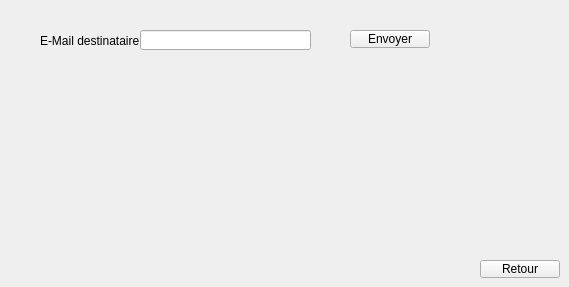
           <widget class="QWidget" name="mail_2">
            <widget class="QLabel" name="label_20">
             <property name="geometry">
              <rect>
               <x>40</x>
               <y>30</y>
               <width>111</width>
               <height>21</height>
              </rect>
             </property>
             <property name="text">
              <string>E-Mail destinataire:</string>
             </property>
            </widget>
            <widget class="QLineEdit" name="mail_3">
             <property name="geometry">
              <rect>
               <x>140</x>
               <y>30</y>
               <width>171</width>
               <height>20</height>
              </rect>
             </property>
            </widget>
            <widget class="QPushButton" name="envoyer">
             <property name="geometry">
              <rect>
               <x>350</x>
               <y>30</y>
               <width>80</width>
               <height>18</height>
              </rect>
             </property>
             <property name="text">
              <string>Envoyer</string>
             </property>
            </widget>
            <widget class="QPushButton" name="retour2">
             <property name="geometry">
              <rect>
               <x>480</x>
               <y>260</y>
               <width>80</width>
               <height>18</height>
              </rect>
             </property>
             <property name="text">
              <string>Retour</string>
             </property>
            </widget>
           </widget>
